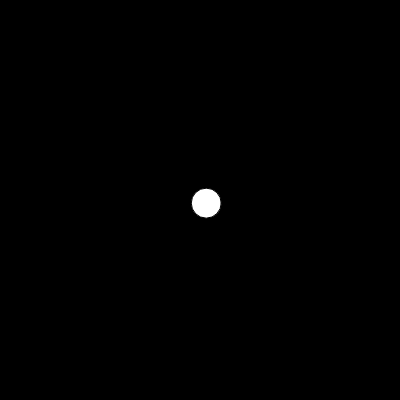
Frame 1 (no input)
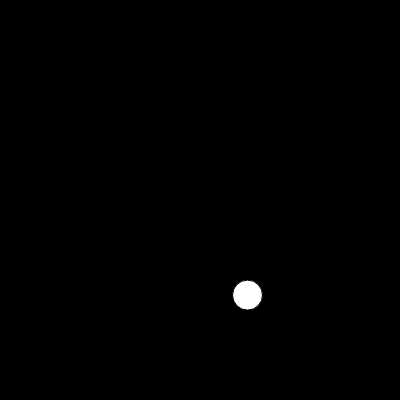
Frame 60 (no input)
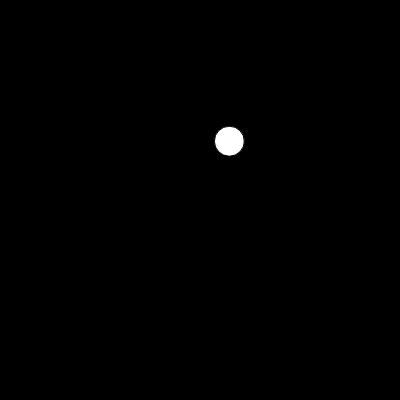
Frame 120 (the mouse pressed at the canvas centre since frame 60)

The p5.js sketch that drew these frames (run headless with seeded random() and noise() and a simulated clock; from frame 60 on, the mouse is pressed at the canvas centre):

// p5.js sketch
// ── sketch.js
let amplitude;
let period;
let angle = 0.0;
let aVelocity = 0.01;

function setup () {
    createCanvas (400,400)
    
    amplitude = createVector( 50,100);
    period = createVector(50,200);
}

function draw () {
    background(0)
    fill (255)
    // Aplitude = the range of values to osillate between 
    // period = the length of 'time' for the osilation to start again 
    // sin () TWO_PI is the period 
    let x = amplitude.x * sin(TWO_PI * (frameCount/period.x))
    let y = amplitude.y * sin(TWO_PI * (frameCount/period.y))

    // can use angle to set inside sin()

    translate (width/2, height/2)
    ellipse (  x,y, 30)

    angle += aVelocity;
}
